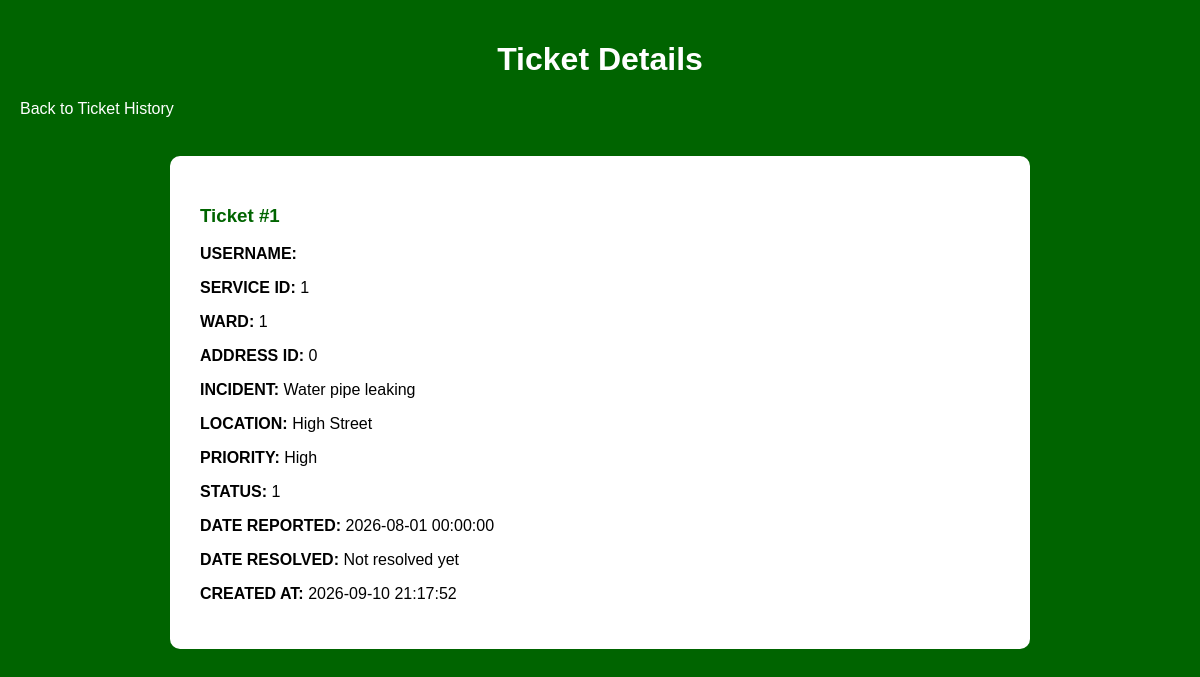
The app's page /ward_councillor_dashboard/ticketDetails.php?incident_id=1 with its own data.
### tables this page shows
CREATE TABLE incident_ticket (
    incident_id INT AUTO_INCREMENT PRIMARY KEY,
    username VARCHAR(50) NOT NULL,
    service_id INT NOT NULL,
    ward_id INT NOT NULL,
    address_id INT NOT NULL,
    status_id INT NOT NULL,
    incident_description TEXT NOT NULL,
    location_description VARCHAR(255),
    priority VARCHAR(30) DEFAULT 'Normal',
    date_reported DATETIME DEFAULT CURRENT_TIMESTAMP,
    date_resolved DATETIME NULL,
    latitude DECIMAL(10,8),
    longitude DECIMAL(11,8),
    created_at DATETIME DEFAULT CURRENT_TIMESTAMP,

    CONSTRAINT fk_incident_user
        FOREIGN KEY (username)
        REFERENCES user(username),

    CONSTRAINT fk_incident_service
        FOREIGN KEY (service_id)
        REFERENCES municipal_service(service_id),

    CONSTRAINT fk_incident_ward
        FOREIGN KEY (ward_id)
        REFERENCES ward(ward_id),

    CONSTRAINT fk_incident_address
        FOREIGN KEY (address_id)
        REFERENCES address_directory(address_id),

    CONSTRAINT fk_incident_status
        FOREIGN KEY (status_id)
        REFERENCES ticket_status(status_id)
);

### ward_councillor_dashboard/ticketDetails.php (the view, shortened to what this page needs)
<?php
include 'Error404Connection.php';
$ticket = null;
if (isset($_GET['incident_id'])) {
    $incident_id = intval($_GET['incident_id']);
    $sql = "SELECT incident_id, username, service_id, ward_id, address_id,
                   status_id, incident_description, location_description,
                   priority, date_reported, date_resolved, created_at
            FROM incident_ticket
            WHERE incident_id = ?";
    $stmt = $conn->prepare($sql);
    if ($stmt) {
        $stmt->bind_param("i", $incident_id);
        $stmt->execute();
        $result = $stmt->get_result();
        if ($result->num_rows > 0) {
            $ticket = $result->fetch_assoc();
        }
    }
}
?>
<!DOCTYPE html>
<html lang="en">
<head>
</head>
<body>
    <h1>Ticket Details</h1>
    <a class="back-button" href="ticketHistory.php">
        Back to Ticket History
    </a>
    <br><br>
    <?php if ($ticket !== null) { ?>
        <div class="ticket-card">
            <h3>
                Ticket #<?php echo $ticket['incident_id']; ?>
            </h3>
            <p>
                <strong>USERNAME:</strong>
            </p>
            <p>
                <strong>SERVICE ID:</strong>
                <?php echo $ticket['service_id']; ?>
            </p>
            <p>
                <strong>WARD:</strong>
                <?php echo $ticket['ward_id']; ?>
            </p>
            <p>
                <strong>ADDRESS ID:</strong>
                <?php echo $ticket['address_id']; ?>
            </p>
            <p>
                <strong>INCIDENT:</strong>
                <?php echo $ticket['incident_description']; ?>
            </p>
            <p>
                <strong>LOCATION:</strong>
                <?php echo $ticket['location_description']; ?>
            </p>
            <p>
                <strong>PRIORITY:</strong>
                <?php echo $ticket['priority']; ?>
            </p>
            <p>
                <strong>STATUS:</strong>
                <?php echo $ticket['status_id']; ?>
            </p>
            <p>
                <strong>DATE REPORTED:</strong>
                <?php echo $ticket['date_reported']; ?>
            </p>
            <p>
                <strong>DATE RESOLVED:</strong>
                <?php
                if (!empty($ticket['date_resolved'])) {
                    echo $ticket['date_resolved'];
                } else {
                    echo "Not resolved yet";
                }
                ?>
            </p>
            <p>
                <strong>CREATED AT:</strong>
                <?php echo $ticket['created_at']; ?>
            </p>
        </div>
    <?php } ?>
</body>
</html>

### ward_councillor_dashboard/ticketDetails.php (style rules this page uses)
body { font-family: Arial, sans-serif; background-color: darkgreen; margin: 0; padding: 20px; }
h1 { color: white; text-align: center; }
.back-button { color: white; text-decoration: none; }
.ticket-card { background-color: white; padding: 30px; margin: 20px auto; border-radius: 10px; max-width: 800px; }
.ticket-card h3 { color: darkgreen; }

### records on screen
incident_ticket: incident_id "1", service "1", ward "1", address "0", incident_description "Water pipe leaking", location_description "High Street", priority "High", status "1", date_reported "2026-08-01 00:00:00", created_at "2026-09-10 21:17:52"
